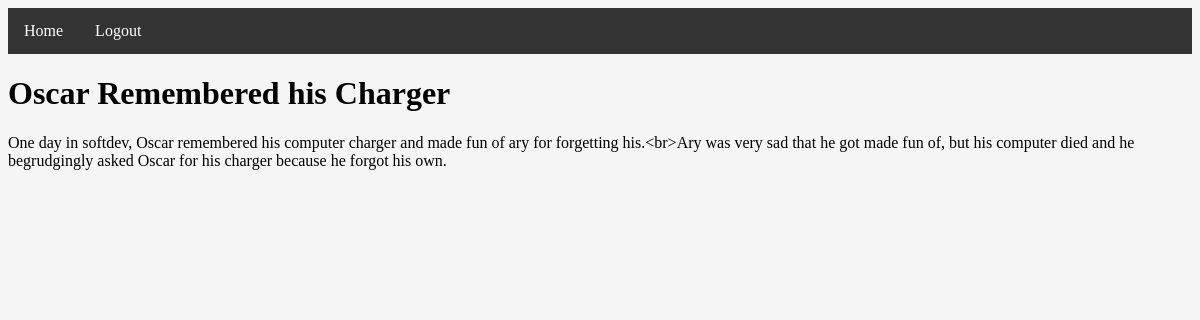
/1 (signed in), run on the app's committed database.
### tables this page shows
CREATE TABLE Stories (ID INTEGER PRIMARY KEY AUTOINCREMENT, Title TEXT, FullStory TEXT, Latest_Update TEXT);

### __init__.py (the view)
@app.route('/<int:story_id>')
def view_story(story_id):
    if logged_in():
        username = session['username']
        if db_builder.has_contributed(story_id, username):
            title, story, _ = db_builder.get_story(story_id)
            return render_template('view.html', title=title, story=story)
        else:
            return redirect(url_for('edit_story', story_id=story_id))
    else:
        return redirect(url_for('landing'))

### __init__.py (called while the page is built)
def logged_in():
    return session.get('username') is not None

### db_builder.py (called while the page is built)
def split_viewable_stories(username):
    db = sqlite3.connect(DB_FILE) #open if file exists, otherwise create
    c = db.cursor()               #facilitate db ops -- you will use cursor to trigger db events
    c.execute("SELECT ID FROM Stories")
    all_story_ids = set([entry[0] for entry in c.fetchall()])
    user_id = get_id(username)
    c.execute("SELECT StoryID FROM Contributions WHERE UserID=?", [user_id])
    contributed_story_id_set = set([entry[0] for entry in c.fetchall()])
    viewable_story_list = [(story_id, get_story_title_by_id(story_id)) for story_id in contributed_story_id_set]
    editable_story_list = [(story_id, get_story_title_by_id(story_id)) for story_id in all_story_ids.difference(contributed_story_id_set)]
    db.commit() #save changes
    db.close()  #close database
    return (viewable_story_list, editable_story_list)

def has_contributed(story_id, username):
    contributions, _ = split_viewable_stories(username)
    if story_id in [entry[0] for entry in contributions]:
        return True
    else:
        return False

def get_story(story_id):
    db = sqlite3.connect(DB_FILE)  # open if file exists, otherwise create
    c = db.cursor()
    c.execute("SELECT Title, FullStory, Latest_Update FROM Stories WHERE ID=?", [story_id])
    row = c.fetchone()
    title = row[0]
    full_story = row[1]
    latest_update = row[2]
    db.commit()
    db.close()
    return title, full_story, latest_update

def get_story_title_by_id(story_id):
    db = sqlite3.connect(DB_FILE)  # open if file exists, otherwise create
    c = db.cursor()
    c.execute("SELECT Title FROM Stories WHERE ID=?", [story_id])
    title = c.fetchone()[0]
    db.commit()
    db.close()
    return title

def get_id(username):
    db = sqlite3.connect(DB_FILE) #open if file exists, otherwise create
    c = db.cursor()               #facilitate db ops -- you will use cursor to trigger db events
    user_ID = None
    c.execute("SELECT ID FROM Users WHERE Username=?", [username])
    row = c.fetchone()
    if row is not None:
        user_ID = row[0]
    return user_ID

### templates/view.html (shortened to what this page needs)
<!DOCTYPE html>
<html lang="en">
<head>
    <link rel="stylesheet" href="{{ url_for('static', filename='styles/stylesheet.css') }}">
    <ul class="nav">
        <li class="nav"><a class="nav" href="/">Home</a></li>
        <li class="nav"><a class="nav" href="/logout">Logout</a></li>
    </ul>
</head>
<body>
    <h1 class="story-text">{{ title }}</h1>
    <p style="white-space: pre-wrap;">{{ story }}</p>
</body>
</html>

### static/styles/stylesheet.css (style rules this page uses)
body { background-color: #f5f5f5; }
ul.nav { list-style-type: none; margin: 0; padding: 0; overflow: hidden; background-color: #333; }
li.nav { float: left; }
li a.nav { display: block; color: white; text-align: center; padding: 14px 16px; text-decoration: none; }
.story-text { overflow-wrap: break-word; word-wrap: break-word; }

### data on the page
Stories: Title "Oscar Remembered his Charger", FullStory "One day in softdev, Oscar remembered his computer charger and made fun of ary for forgetting his.<br>Ary was very sad that he got made fun of, but his computer died and he begrudgingly asked Oscar for his charger because he forgot his own."
